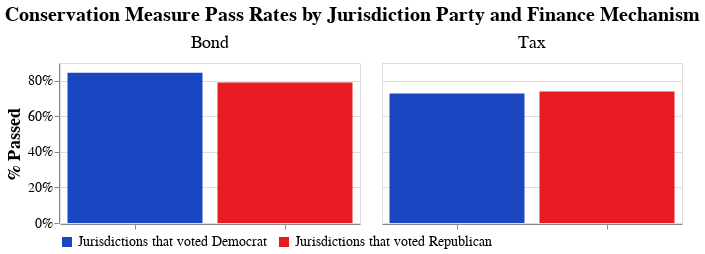

The cell this chart's notebook holds for it:
### Markdown cell above
## Outcome by finance measure

### Code cell
df = (
    votes
    .mutate(
        other_comment_lc = _.other_comment.fill_null("").lower(),
        fm_lc = _.finance_mechanism.fill_null("").lower(),
    )
    .mutate(
        mechanism_group = ibis.ifelse(
            _.fm_lc.contains("bond"),
            "Bond",
            ibis.ifelse(
                # converting other to tax based on the other_comment column  
                (_.fm_lc.contains("tax")) | ((_.finance_mechanism == "Other") & (_.other_comment_lc.contains("tax"))),
                "Tax",
                "Other",
            ),
        ),
    )
    .filter(_.mechanism_group!="Other")
    .filter(_.party.isin(["Democrat", "Republican"]))
    .group_by("mechanism_group", "party")
    .agg(pass_fraction=(_.status.isin(["Pass", "Pass*"])).cast("int").mean())
    .execute()
)


chart = bar_chart(
    df,
    y="pass_fraction",
    group="party",
    title="Conservation Measure Pass Rates by Jurisdiction Party and Finance Mechanism",
    y_title="% Passed",
    stat='percent'
)


chart.save('party_mechanism.png', ppi=200)
chart

### Figure 1 — Vega-Lite specification as saved in the notebook (floating-point values rounded to 4 significant figures)
{"config": {"view": {"continuousWidth": 300, "continuousHeight": 300}}, "data": {"name": "data-98996ef6e275acda11a927cee6ec5595"}, "mark": {"type": "bar"}, "encoding": {"color": {"field": "party_label", "legend": {"direction": "horizontal", "labelFontSize": 14, "labelLimit": 500, "offset": 5, "orient": "bottom", "title": null}, "scale": {"domain": ["Jurisdictions that voted Democrat", "Jurisdictions that voted Republican"], "range": ["#1b46c2", "#E81B23"]}, "type": "nominal"}, "column": {"field": "mechanism_group", "header": {"labelFontSize": 18, "title": null}, "title": "Finance Mechanism", "type": "nominal"}, "x": {"axis": {"labels": false, "title": null}, "field": "party_label", "title": null, "type": "nominal"}, "y": {"axis": {"format": "%", "labelFontSize": 14, "titleFontSize": 18}, "field": "pass_fraction", "title": "% Passed", "type": "quantitative"}}, "height": 160, "title": {"text": "Conservation Measure Pass Rates by Jurisdiction Party and Finance Mechanism", "dy": -5, "fontSize": 20}, "transform": [{"calculate": "datum['party'] === 'Republican' ? 'Jurisdictions that voted Republican' : datum['party'] === 'Democrat' ? 'Jurisdictions that voted Democrat' : datum['party']", "as": "party_label"}], "width": 300, "$schema": "https://vega.github.io/schema/vega-lite/v5.17.0.json", "datasets": {"data-98996ef6e275acda11a927cee6ec5595": [{"mechanism_group": "Bond", "party": "Democrat", "pass_fraction": 0.8451}, {"mechanism_group": "Tax", "party": "Democrat", "pass_fraction": 0.7287}, {"mechanism_group": "Bond", "party": "Republican", "pass_fraction": 0.7908}, {"mechanism_group": "Tax", "party": "Republican", "pass_fraction": 0.7393}]}}
